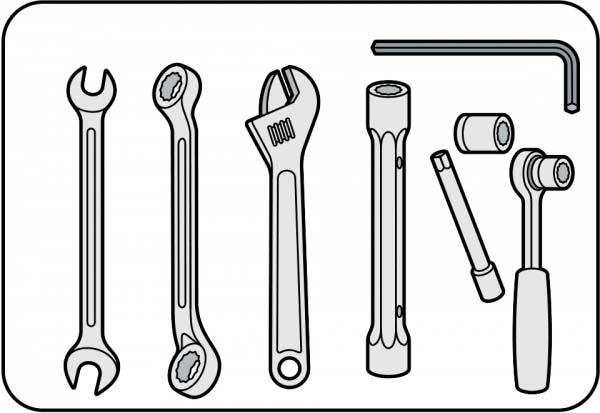
#> input picture Lab1/objects.png, 600 x 413 px
$ python projection.py
#> lines starting #> are read from the running program, lines starting #| are printed output that depends on the picture
import cv2
import numpy as np
import matplotlib.pyplot as plt

# Считываем изображение
image = cv2.imread('objects.png')
#> image is the input picture: shape (413, 600, 3); mean B, G, R 219.1, 219.1, 219

# Преобразовываем к чёрно-белому
gray_image = cv2.cvtColor(image, cv2.COLOR_BGR2GRAY)

# Вычисляем проекции изображений
projection_ox = np.sum(gray_image, axis=0)
#> projection_ox = 600 values, max 104998 at index 0, min 14372 at index 4, mean 90485.5
projection_oy = np.sum(gray_image, axis=1)
#> projection_oy = 413 values, max 151126 at index 38, min 14387 at index 409, mean 131455.9
projection_ox = (projection_ox - np.min(projection_ox)) / (np.max(projection_ox) - np.min(projection_ox))
#> projection_ox = 600 values, max 1 at index 0, min 0 at index 4, mean 0.84
projection_oy = (projection_oy - np.min(projection_oy)) / (np.max(projection_oy) - np.min(projection_oy))
#> projection_oy = 413 values, max 1 at index 38, min 0 at index 409, mean 0.856

# Определение положения объектов
threshold = 0.75
thresholded_ox = (projection_ox > threshold).astype(np.uint8)
#> thresholded_ox = 600 values, max 1 at index 0, min 0 at index 1, mean 0.837
thresholded_oy = (projection_oy > threshold).astype(np.uint8)
#> thresholded_oy = 413 values, max 1 at index 4, min 0 at index 0, mean 0.959

# Отрисовка исходного изображения
plt.imshow(cv2.cvtColor(image, cv2.COLOR_BGR2RGB))
plt.title('Original Image')
plt.show()

# Отрисовка горизонтальной проекции
plt.title('Horizontal Projection')
plt.plot(range(len(projection_ox)), projection_ox)
plt.show()
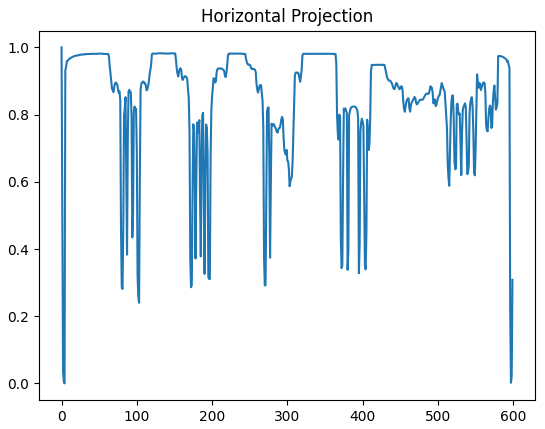
#> figure drawn by matplotlib, 1 panel; curve peaks at x = 0, y = 1

# Отрисовка вертикальной проекции
plt.title('Vertical Projection')
plt.plot(projection_oy[::-1], range(len(projection_oy)))
plt.show()
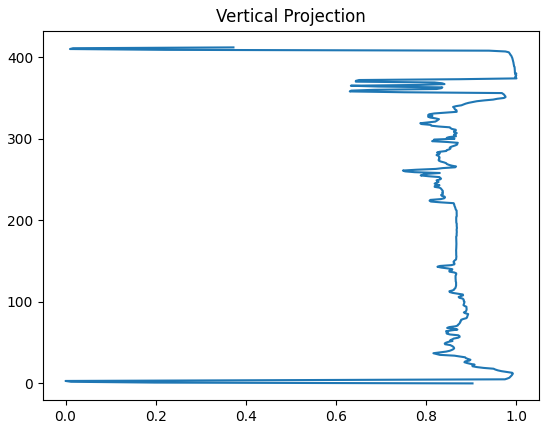
#> figure drawn by matplotlib, 1 panel

# Отрисовка горизонтальных областей предполагаемого местоположения объектов
plt.title('Horizontal Areas')
plt.plot(range(len(thresholded_ox)), thresholded_ox, color='black')
plt.show()
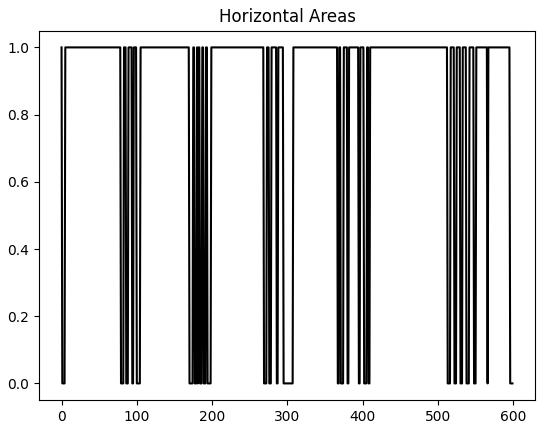
#> figure drawn by matplotlib, 1 panel; curve peaks at x = 0, y = 1

# Отрисовка вертикальных областей предполагаемого местоположения объектов
plt.title('Vertical Areas')
plt.plot(thresholded_oy[::-1], range(len(thresholded_oy)), color='black')
plt.show()
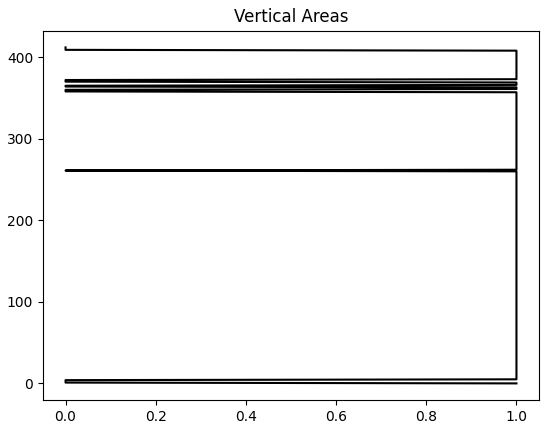
#> figure drawn by matplotlib, 1 panel

$ run again, with Lab1/img.png copied over Lab1/objects.png
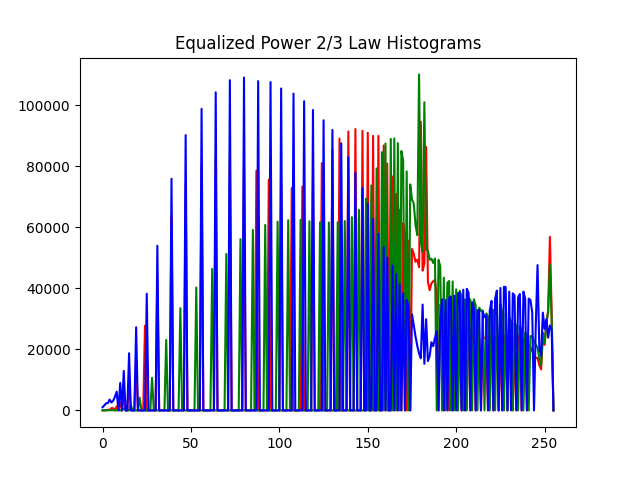
#> input picture Lab1/img.png, 640 x 480 px
#> image is the input picture: shape (480, 640, 3); mean B, G, R 231.4, 210.2, 207.1
#> `gray_image = cv2.cvtColor(image, cv2.COLOR_BGR2GRAY)`:
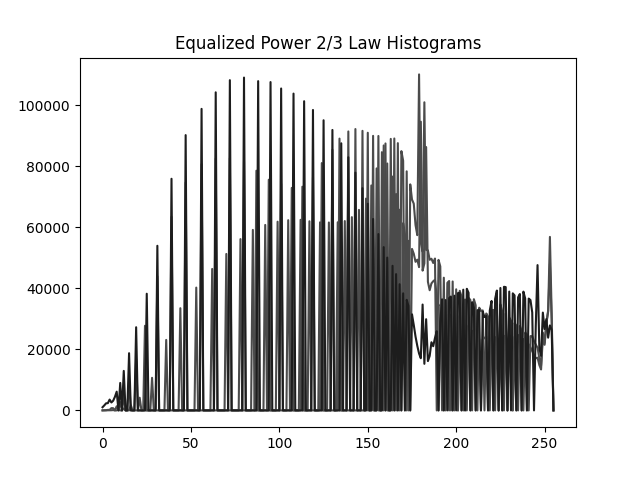
#> gray_image: shape (480, 640); min 0, max 255, mean 211.7
#> `projection_ox = np.sum(gray_image, axis=0)`: projection_ox = 640 values, max 122400 at index 0, min 27994 at index 80, mean 101610
#> `projection_oy = np.sum(gray_image, axis=1)`: projection_oy = 480 values, max 163200 at index 0, min 36409 at index 58, mean 135480
#> `projection_ox = (projection_ox - np.min(projection_ox)) / (np.max(proj..`: projection_ox = 640 values, max 1 at index 0, min 0 at index 80, mean 0.78
#> `projection_oy = (projection_oy - np.min(projection_oy)) / (np.max(proj..`: projection_oy = 480 values, max 1 at index 0, min 0 at index 58, mean 0.781
#> thresholded_ox = 640 values, max 1 at index 0, min 0 at index 80, mean 0.6
#> thresholded_oy = 480 values, max 1 at index 0, min 0 at index 48, mean 0.606
#> `plt.show()`:
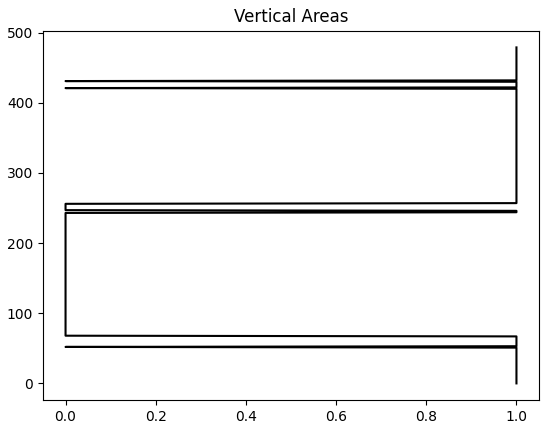
#> figure drawn by matplotlib, 1 panel

$ run again, with Lab1/Equalized Exponential Histograms.jpg saved as Lab1/objects.png
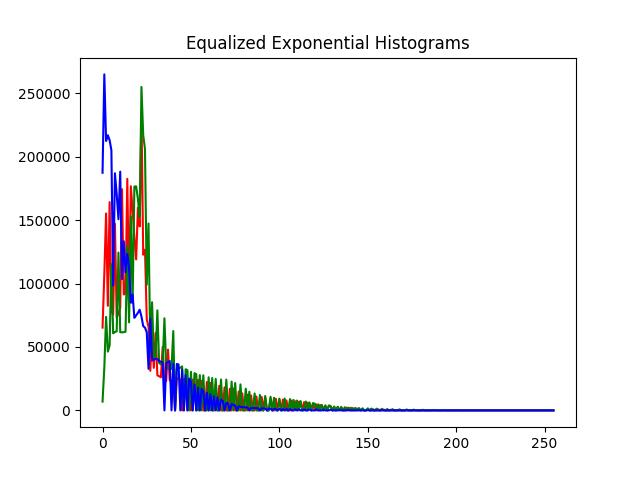
#> input picture Lab1/Equalized Exponential Histograms.jpg, 640 x 480 px
#> image is the input picture: shape (480, 640, 3); mean B, G, R 244.9, 244, 244
#> `gray_image = cv2.cvtColor(image, cv2.COLOR_BGR2GRAY)`:
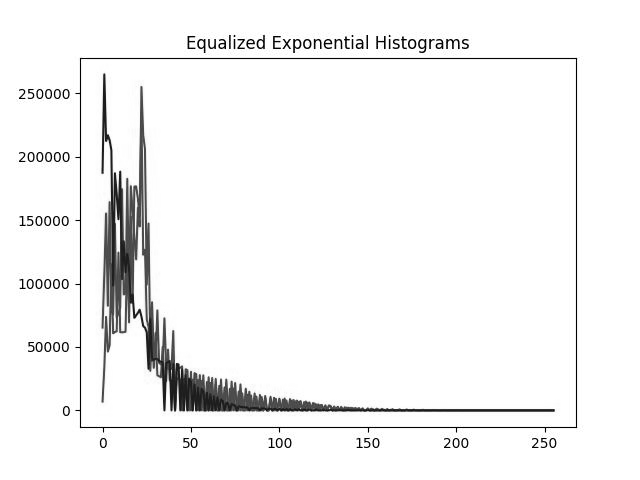
#> gray_image: shape (480, 640); min 0, max 255, mean 244.1
#> `projection_ox = np.sum(gray_image, axis=0)`: projection_ox = 640 values, max 122400 at index 0, min 27998 at index 80, mean 117164
#> `projection_oy = np.sum(gray_image, axis=1)`: projection_oy = 480 values, max 163200 at index 0, min 36600 at index 427, mean 156218.6
#> `projection_ox = (projection_ox - np.min(projection_ox)) / (np.max(proj..`: projection_ox = 640 values, max 1 at index 0, min 0 at index 80, mean 0.945
#> `projection_oy = (projection_oy - np.min(projection_oy)) / (np.max(proj..`: projection_oy = 480 values, max 1 at index 0, min 0 at index 427, mean 0.945
#> thresholded_ox = 640 values, max 1 at index 0, min 0 at index 80, mean 0.953
#> thresholded_oy = 480 values, max 1 at index 0, min 0 at index 58, mean 0.983
#> `plt.show()`:
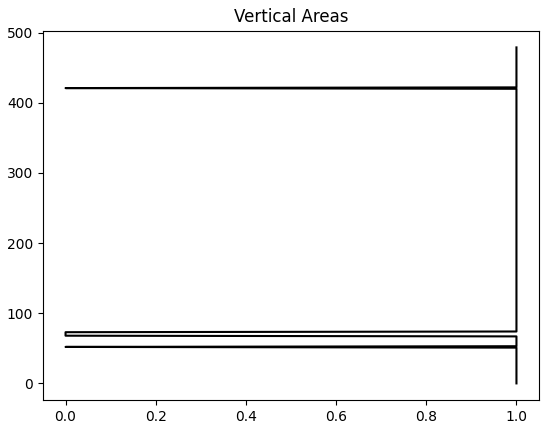
#> figure drawn by matplotlib, 1 panel
